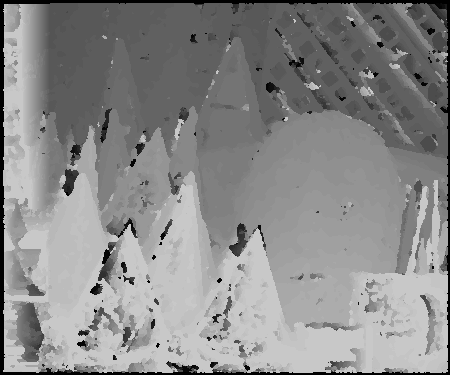
#> input picture data/cones/disp1.png, 450 x 375 px
$ python evaldisp.py cones/disp1.png cones/disp2.png cones/disp2.png
#> lines starting #> are read from the running program, lines starting #| are printed output that depends on the picture; after the words box and inside, x2 and y2 are one past the last pixel; in counts of white or black regions, pixels touching at a corner belong together
#> in main, GT is the input picture: shape (375, 450); min 0, max 200, mean 138
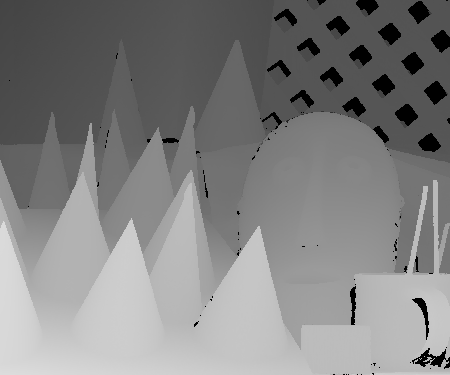
#> input picture data/cones/disp2.png, 450 x 375 px
#> in main, occl is the input picture: shape (375, 450); min 0, max 220, mean 129.8
#| Dimensions des images de cartes de disparités et d'occultations : (375, 450) (375, 450) (375, 450)
# -*- coding: utf-8 -*-
"""
Petit code d'évaluation des disparités, avec gestion des occultations.
MàJ 20/03/2022
"""

import sys
import numpy as np
#import matplotlib.pyplot as plt
from skimage import io

def evaldisp(GT, occl, disp):
    # mise à l'échelle pixellique normale des disparités et de la vérité
    GT = GT / 4.
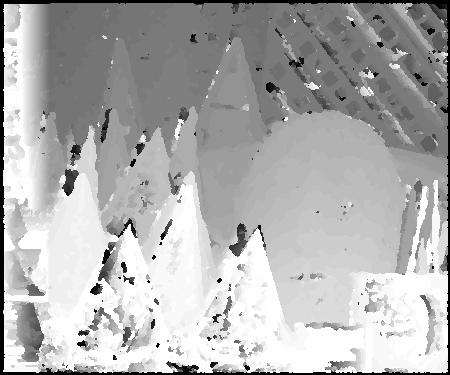
#> GT: shape (375, 450) float64; min 0, max 50, mean 34.5; drawn with min black and max white
    disp = disp / 4.
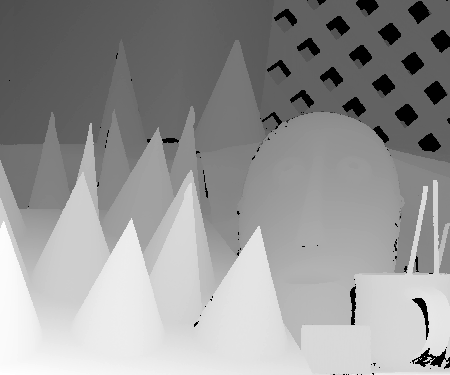
#> disp: shape (375, 450) float64; min 0, max 55, mean 32.5; drawn with min black and max white
    # occultations passées en type binaire (1 = visible, 0 = occultation)
    occl = occl > 0
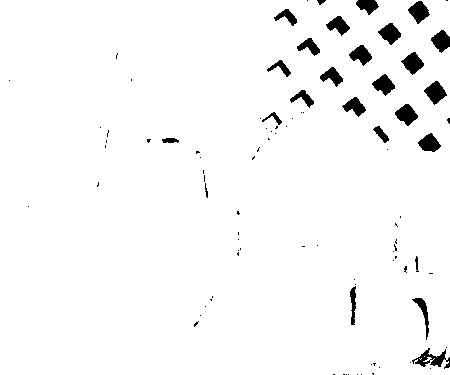
#> occl: shape (375, 450) bool; 96.8% white; 93 black regions (67 under 20 px), largest, box (x1, y1, x2, y2) and area: (412, 348, 450, 369) 318, (424, 81, 447, 105) 306, (395, 104, 418, 126) 297
    #plt.figure()
    #plt.imshow(occl, cmap='gray')

    # disparités estimées invalides quand disp fixée à 0 par l'algo de correspondance (1 = valide, 0 = invalide)
    inval = disp > 0
    #plt.figure()
    #plt.imshow(inval, cmap='gray')

    # masque pour évaluer les erreurs en ignorant les occultations et estimations invalides
    Meval = occl & inval
    #plt.figure()
    #plt.imshow(Meval, cmap='gray')

    # mesures d'erreur des disparités estimées

    nbpts_Meval = np.count_nonzero(Meval)
#> nbpts_Meval = 163321
    abserrmap = np.absolute(GT-disp) * Meval
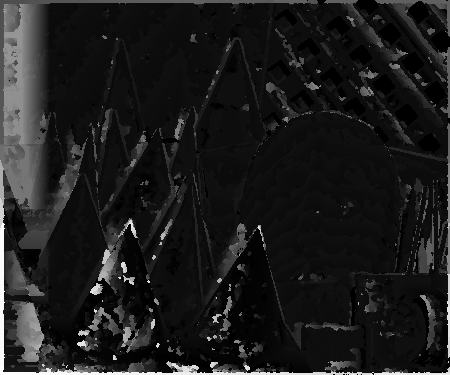
#> abserrmap: shape (375, 450) float64; min 0, max 55, mean 6.3; drawn with min black and max white
    #plt.figure()
    #plt.imshow(abserrmap, cmap='jet')

    # mesure de l'erreur moyenne des disparités
    errmoy = np.sum(abserrmap) / nbpts_Meval
#> errmoy = 6.49

    # mesure du pourcentage de points de disparité > seuil ; les erreurs d'occultations sont comptées ici
    nbpts_total = GT.shape[0]*GT.shape[1]
#> nbpts_total = 168750
    s1 = 1
    s2 = 2

    occevalmap = (occl != inval)
#> occevalmap: shape (375, 450) bool; every value is 0
    #plt.figure()
    #plt.imshow(occevalmap, cmap='gray')
    s1map = (abserrmap > s1) | (occevalmap)
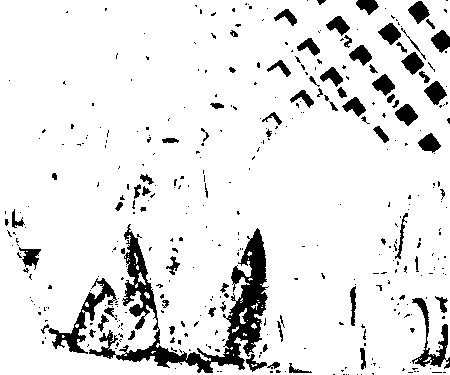
#> s1map: shape (375, 450) bool; 90.1% white; 388 black regions (312 under 20 px), largest, box (x1, y1, x2, y2) and area: (89, 224, 269, 373) 6027, (48, 278, 117, 354) 1086, (412, 298, 450, 369) 727
    #plt.figure()
    #plt.imshow(s1map, cmap='gray')
    s2map = (abserrmap > s2) | (occevalmap)
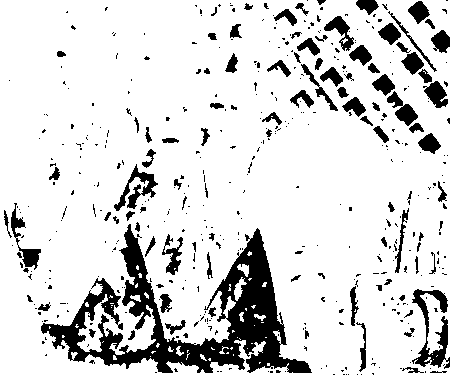
#> s2map: shape (375, 450) bool; 84.7% white; 459 black regions (361 under 20 px), largest, box (x1, y1, x2, y2) and area: (41, 224, 312, 373) 12209, (412, 289, 450, 369) 1142, (114, 164, 158, 211) 648
    #plt.figure()
    #plt.imshow(s2map, cmap='gray')

    ps1 = np.count_nonzero(s1map) / nbpts_total
#> ps1 = 0.901
    ps2 = np.count_nonzero(s2map) / nbpts_total
#> ps2 = 0.847

    return errmoy, ps1, ps2


def main(fgt, foccl, fdisp):
    GT = io.imread(fgt)
    occl = io.imread(foccl, as_gray=True) # occultations point de vue image gauche # as_gray car cette image utilise une palette de couleur et peut se trouver considérée comme une image couleur en fonction des versions des bibliothèques utilisées
    disp = io.imread(fdisp)

    print("Dimensions des images de cartes de disparités et d'occultations :", GT.shape, occl.shape, disp.shape)
    assert GT.shape == occl.shape == disp.shape, "Les images de cartes de disparités et d'occultations d'entrée n'ont pas les mêmes dimensions !"


    errmoy, ps1, ps2 = evaldisp(GT, occl, disp)
#> errmoy = 6.49; ps1 = 0.901; ps2 = 0.847

    print("Erreur moyenne des disparités estimées (hors estimations invalides et occultations) = {:.2f} px".format(errmoy))
#| Erreur moyenne des disparités estimées (hors estimations invalides et occultations) = 6.49 px
    print("Pourcentage de disparités dont l'erreur est > à 1 px (y compris erreurs d'occultations) = {:.2f} %".format(ps1*100.))
#| Pourcentage de disparités dont l'erreur est > à 1 px (y compris erreurs d'occultations) = 90.12 %
    print("Pourcentage de disparités dont l'erreur est > à 2 px (y compris erreurs d'occultations) = {:.2f} %".format(ps2*100.))
#| Pourcentage de disparités dont l'erreur est > à 2 px (y compris erreurs d'occultations) = 84.75 %


if __name__ == '__main__':
    # arguments
    assert len(sys.argv) == 4, "Il faut 3 arguments : evaldisp.py disparites_verite.png occultations_verite.png disparites_estimees.png"

    main(sys.argv[1], sys.argv[2], sys.argv[3])
